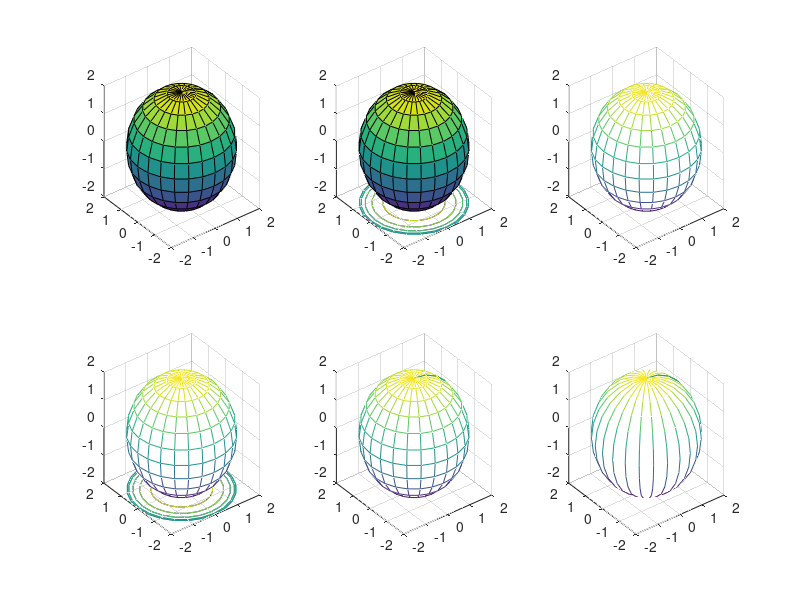

Here is the MATLAB script that generated this plot:
[x,y] = meshgrid(-2:.2:2);
r=2;
z=sqrt(r^2-x.^2-y.^2);
z(~isreal(z))=NaN;
z = real(z);
z(10,10)=NaN;
surf(x,y,z);

phi=(0:pi/12:2*pi)';
theta=-pi/2:pi/12:pi/2;

x = r*cos(phi)*cos(theta);
y = r*sin(phi)*cos(theta);
z = r*ones(size(phi))*sin(theta);
surf(x,y,z);

subplot(2,3,1);
surf(x,y,z);
subplot(2,3,2);
surfc(x,y,z);
subplot(2,3,3)
mesh(x,y,z);
subplot(2,3,4);
meshc(x,y,z);
subplot(2,3,5);
meshz(x,y,z);
subplot(2,3,6);
waterfall(x,y,z);
